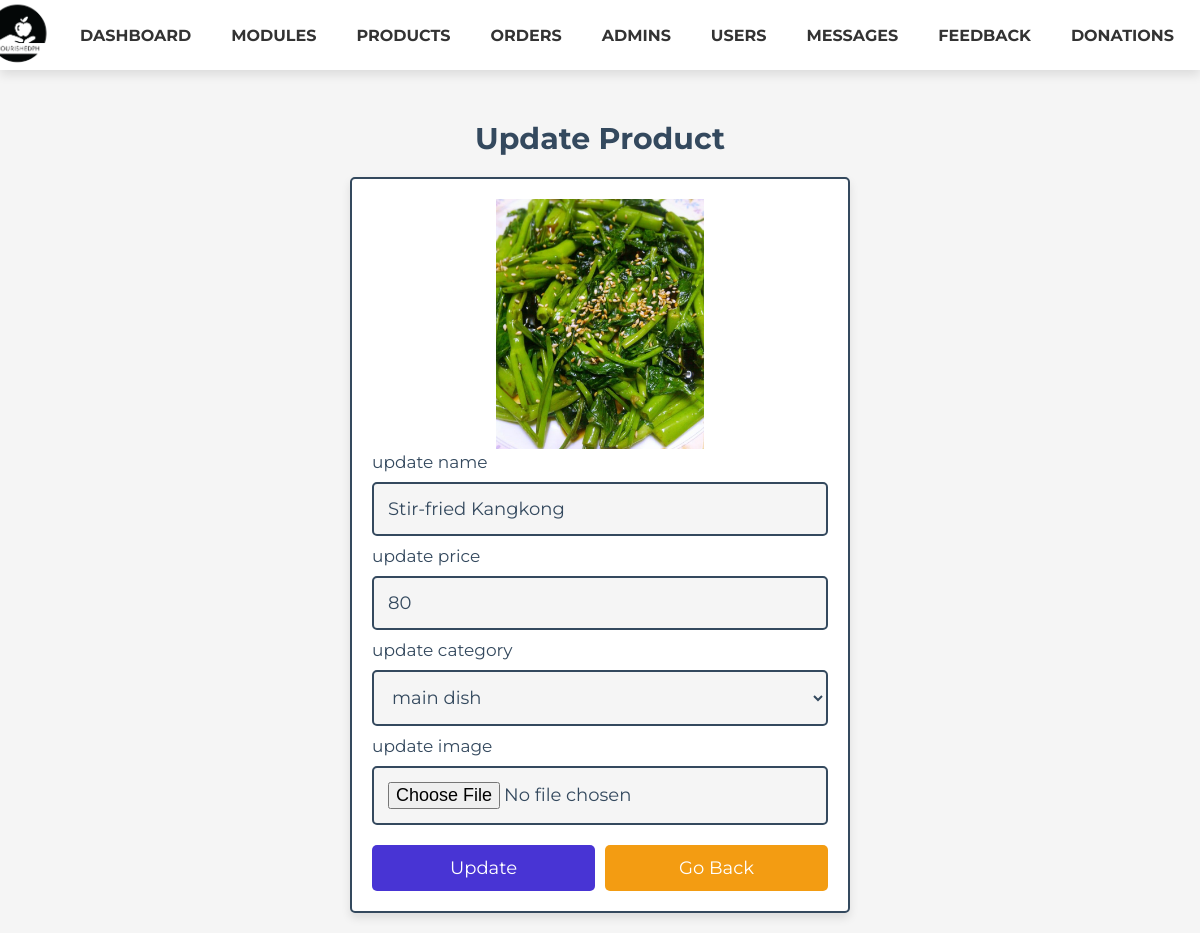
Page /admin/update_product.php?update=1 (signed in) on the committed database.
### tables this page shows
CREATE TABLE `products` (
  `id` int(100) NOT NULL,
  `name` varchar(100) NOT NULL,
  `category` varchar(100) NOT NULL,
  `price` int(10) NOT NULL,
  `image` varchar(100) NOT NULL
);

### admin/update_product.php (the view, shortened to what this page needs)
<?php
include '../components/connect.php';
?>
<!DOCTYPE html>
<html lang="en">
<head>
   <link rel="stylesheet" href="https://cdnjs.cloudflare.com/ajax/libs/font-awesome/6.1.1/css/all.min.css">
   <link rel="stylesheet" href="../css/admin_style.css">
</head>
<body>
<?php include '../components/admin_header.php' ?>
<section class="update-product">
   <h1 class="heading">update product</h1>
   <?php
      $update_id = $_GET['update'];
      $show_products = $conn->prepare("SELECT * FROM `products` WHERE id = ?");
      $show_products->execute([$update_id]);
      if($show_products->rowCount() > 0){
         while($fetch_products = $show_products->fetch(PDO::FETCH_ASSOC)){
   ?>
   <form action="" method="POST" enctype="multipart/form-data">
      <img src="../uploaded_img/<?= $fetch_products['image']; ?>" alt="">
      <span>update name</span>
      <input type="text" required placeholder="enter product name" name="name" maxlength="100" class="box" value="<?= $fetch_products['name']; ?>">
      <span>update price</span>
      <input type="number" min="0" max="9999999999" required placeholder="enter product price" name="price" onkeypress="if(this.value.length == 10) return false;" class="box" value="<?= $fetch_products['price']; ?>">
      <span>update category</span>
      <select name="category" class="box" required>
         <option selected value="<?= $fetch_products['category']; ?>"><?= $fetch_products['category']; ?></option>
      </select>
      <span>update image</span>
      <input type="file" name="image" class="box" accept="image/jpg, image/jpeg, image/png, image/webp">
      <div class="flex-btn">
         <input type="submit" value="update" class="btn" name="update">
         <a href="products.php" class="option-btn">go back</a>
      </div>
   </form>
   <?php
         }
      }else{
         echo '<p class="empty">no products added yet!</p>';
      }
   ?>
</section>
</body>
</html>

### css/admin_style.css (style rules this page uses)
:root { --main-color:#4834d4; --red:#e74c3c; --orange:#f39c12; --green: #04ec0c; --black:#34495e; --white:#fff; --light-bg:#f5f5f5; --light-color:#999; --border:.2rem solid var(--black); --box-shadow:0 .5rem 1rem rgba(0,0,0,.1); }
* { font-family: 'Montserrat', sans-serif; margin:0; padding:0; box-sizing: border-box; text-decoration: none; outline: none; border:none; }
html { font-size: 62.5%; overflow-x: hidden; }
body { background-color: var(--light-bg); }
section { max-width: 1200px; margin:0 auto; padding:2rem; }
.btn, .delete-btn, .option-btn { display: block; margin-top: 1rem; border-radius: .5rem; cursor: pointer; width: 100%; font-size: 1.8rem; color:var(--white); padding:1.2rem 3rem; text-transform: capitalize; text-align: center; }
.btn { background-color: var(--main-color); }
.option-btn { background-color: var(--orange); }
.flex-btn { display: flex; gap:1rem; }
.heading { text-align: center; margin-bottom: 2rem; text-transform: capitalize; color:var(--black); font-size: 3rem; }
body { padding-top: 100px; }
.update-product form { margin:0 auto; max-width: 50rem; background-color: var(--white); border-radius: .5rem; box-shadow: var(--box-shadow); border:var(--border); padding:2rem; }
.update-product form img { height: 25rem; width: 100%; object-fit: contain; }
.update-product form .box { background-color: var(--light-bg); border:var(--border); width: 100%; padding:1.4rem; font-size: 1.8rem; color:var(--black); border-radius: .5rem; margin: 1rem 0; }
.update-product form span { font-size: 1.7rem; color:var(--black); }

### rows in the picture
products: image (picture), name "Stir-fried Kangkong", price "80", category "main dish"
